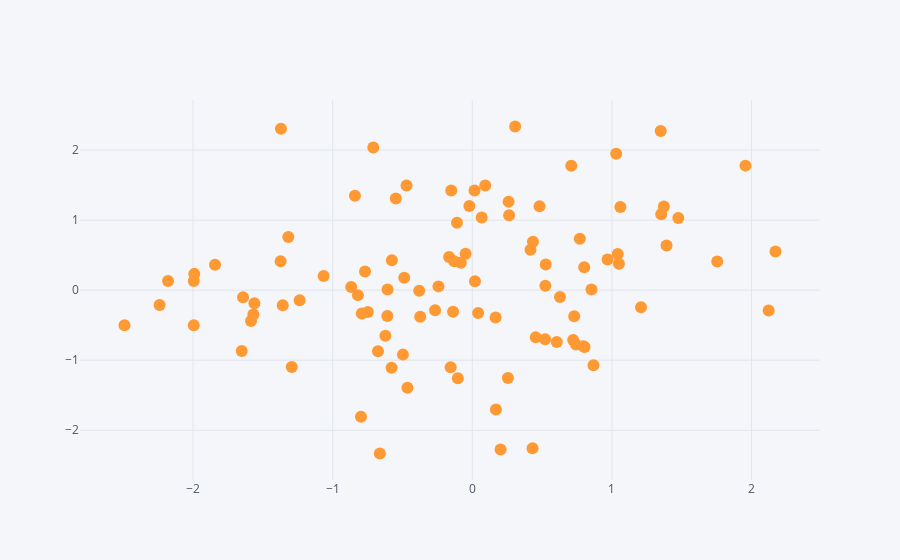

Notebook code for this chart:
### Code cell
df.iplot(kind='scatter',x='A',y='B',mode='markers' )
